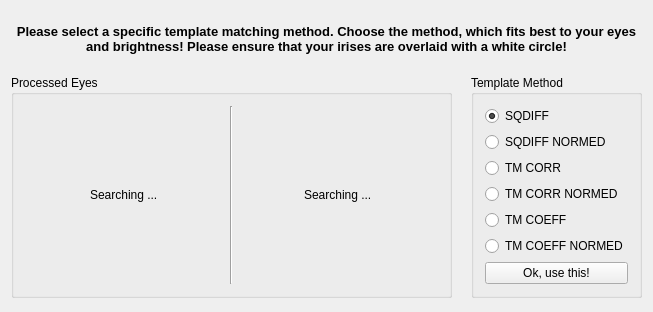
<?xml version="1.0" encoding="UTF-8"?>
<ui version="4.0">
 <class>TemplateMatchingMethodConfig</class>
 <widget class="QWidget" name="TemplateMatchingMethodConfig">
  <property name="geometry">
   <rect>
    <x>0</x>
    <y>0</y>
    <width>653</width>
    <height>312</height>
   </rect>
  </property>
  <property name="sizePolicy">
   <sizepolicy hsizetype="Preferred" vsizetype="Fixed">
    <horstretch>0</horstretch>
    <verstretch>0</verstretch>
   </sizepolicy>
  </property>
  <property name="minimumSize">
   <size>
    <width>653</width>
    <height>312</height>
   </size>
  </property>
  <property name="maximumSize">
   <size>
    <width>16777215</width>
    <height>1000000</height>
   </size>
  </property>
  <property name="windowTitle">
   <string>Template Matching Method Configuration</string>
  </property>
  <layout class="QVBoxLayout" name="verticalLayout_2">
   <item>
    <layout class="QVBoxLayout" name="verticalLayout">
     <item>
      <widget class="QLabel" name="label_2">
       <property name="sizePolicy">
        <sizepolicy hsizetype="Preferred" vsizetype="Fixed">
         <horstretch>0</horstretch>
         <verstretch>0</verstretch>
        </sizepolicy>
       </property>
       <property name="maximumSize">
        <size>
         <width>16777215</width>
         <height>50</height>
        </size>
       </property>
       <property name="text">
        <string>&lt;html&gt;&lt;head/&gt;&lt;body&gt;&lt;p align=&quot;center&quot;&gt;&lt;span style=&quot; font-size:10pt; font-weight:600;&quot;&gt;Please select a specific template matching method. Choose the method, which fits best to your eyes and brightness! Please ensure that your irises are overlaid with a white circle!&lt;/span&gt;&lt;/p&gt;&lt;/body&gt;&lt;/html&gt;</string>
       </property>
       <property name="scaledContents">
        <bool>false</bool>
       </property>
       <property name="wordWrap">
        <bool>true</bool>
       </property>
      </widget>
     </item>
     <item>
      <spacer name="verticalSpacer">
       <property name="orientation">
        <enum>Qt::Vertical</enum>
       </property>
       <property name="sizeType">
        <enum>QSizePolicy::Fixed</enum>
       </property>
       <property name="sizeHint" stdset="0">
        <size>
         <width>20</width>
         <height>5</height>
        </size>
       </property>
      </spacer>
     </item>
     <item>
      <layout class="QHBoxLayout" name="horizontalLayout_2">
       <item>
        <widget class="QGroupBox" name="groupBox_2">
         <property name="title">
          <string>Processed Eyes</string>
         </property>
         <layout class="QHBoxLayout" name="horizontalLayout">
          <item alignment="Qt::AlignHCenter|Qt::AlignVCenter">
           <widget class="QLabel" name="eyeLeftLabel">
            <property name="text">
             <string>Searching ...</string>
            </property>
           </widget>
          </item>
          <item>
           <widget class="Line" name="line">
            <property name="orientation">
             <enum>Qt::Vertical</enum>
            </property>
           </widget>
          </item>
          <item alignment="Qt::AlignHCenter|Qt::AlignVCenter">
           <widget class="QLabel" name="eyeRightLabel">
            <property name="text">
             <string>Searching ...</string>
            </property>
           </widget>
          </item>
         </layout>
        </widget>
       </item>
       <item>
        <spacer name="horizontalSpacer">
         <property name="orientation">
          <enum>Qt::Horizontal</enum>
         </property>
         <property name="sizeType">
          <enum>QSizePolicy::Fixed</enum>
         </property>
         <property name="sizeHint" stdset="0">
          <size>
           <width>13</width>
           <height>20</height>
          </size>
         </property>
        </spacer>
       </item>
       <item>
        <widget class="QGroupBox" name="groupBox">
         <property name="sizePolicy">
          <sizepolicy hsizetype="Fixed" vsizetype="Fixed">
           <horstretch>0</horstretch>
           <verstretch>0</verstretch>
          </sizepolicy>
         </property>
         <property name="title">
          <string>Template Method</string>
         </property>
         <property name="flat">
          <bool>false</bool>
         </property>
         <property name="checkable">
          <bool>false</bool>
         </property>
         <layout class="QGridLayout" name="gridLayout">
          <item row="4" column="0">
           <widget class="QRadioButton" name="tm_coeff">
            <property name="text">
             <string>TM COEFF</string>
            </property>
           </widget>
          </item>
          <item row="1" column="0">
           <widget class="QRadioButton" name="sqdiff_normed">
            <property name="text">
             <string>SQDIFF NORMED</string>
            </property>
            <property name="checked">
             <bool>false</bool>
            </property>
            <property name="autoExclusive">
             <bool>true</bool>
            </property>
           </widget>
          </item>
          <item row="0" column="0">
           <widget class="QRadioButton" name="sqdiff">
            <property name="text">
             <string>SQDIFF</string>
            </property>
            <property name="checked">
             <bool>true</bool>
            </property>
           </widget>
          </item>
          <item row="2" column="0">
           <widget class="QRadioButton" name="tm_corr">
            <property name="text">
             <string>TM CORR</string>
            </property>
            <property name="checked">
             <bool>false</bool>
            </property>
           </widget>
          </item>
          <item row="5" column="0">
           <widget class="QRadioButton" name="tm_coeff_normed">
            <property name="text">
             <string>TM COEFF NORMED</string>
            </property>
           </widget>
          </item>
          <item row="3" column="0">
           <widget class="QRadioButton" name="tm_corr_normed">
            <property name="text">
             <string>TM CORR NORMED</string>
            </property>
           </widget>
          </item>
          <item row="6" column="0">
           <widget class="QPushButton" name="useButton">
            <property name="text">
             <string>Ok, use this!</string>
            </property>
           </widget>
          </item>
         </layout>
        </widget>
       </item>
      </layout>
     </item>
    </layout>
   </item>
  </layout>
 </widget>
 <layoutdefault spacing="6" margin="11"/>
 <resources/>
 <connections>
  <connection>
   <sender>useButton</sender>
   <signal>clicked()</signal>
   <receiver>TemplateMatchingMethodConfig</receiver>
   <slot>close()</slot>
   <hints>
    <hint type="sourcelabel">
     <x>572</x>
     <y>264</y>
    </hint>
    <hint type="destinationlabel">
     <x>326</x>
     <y>155</y>
    </hint>
   </hints>
  </connection>
 </connections>
</ui>
